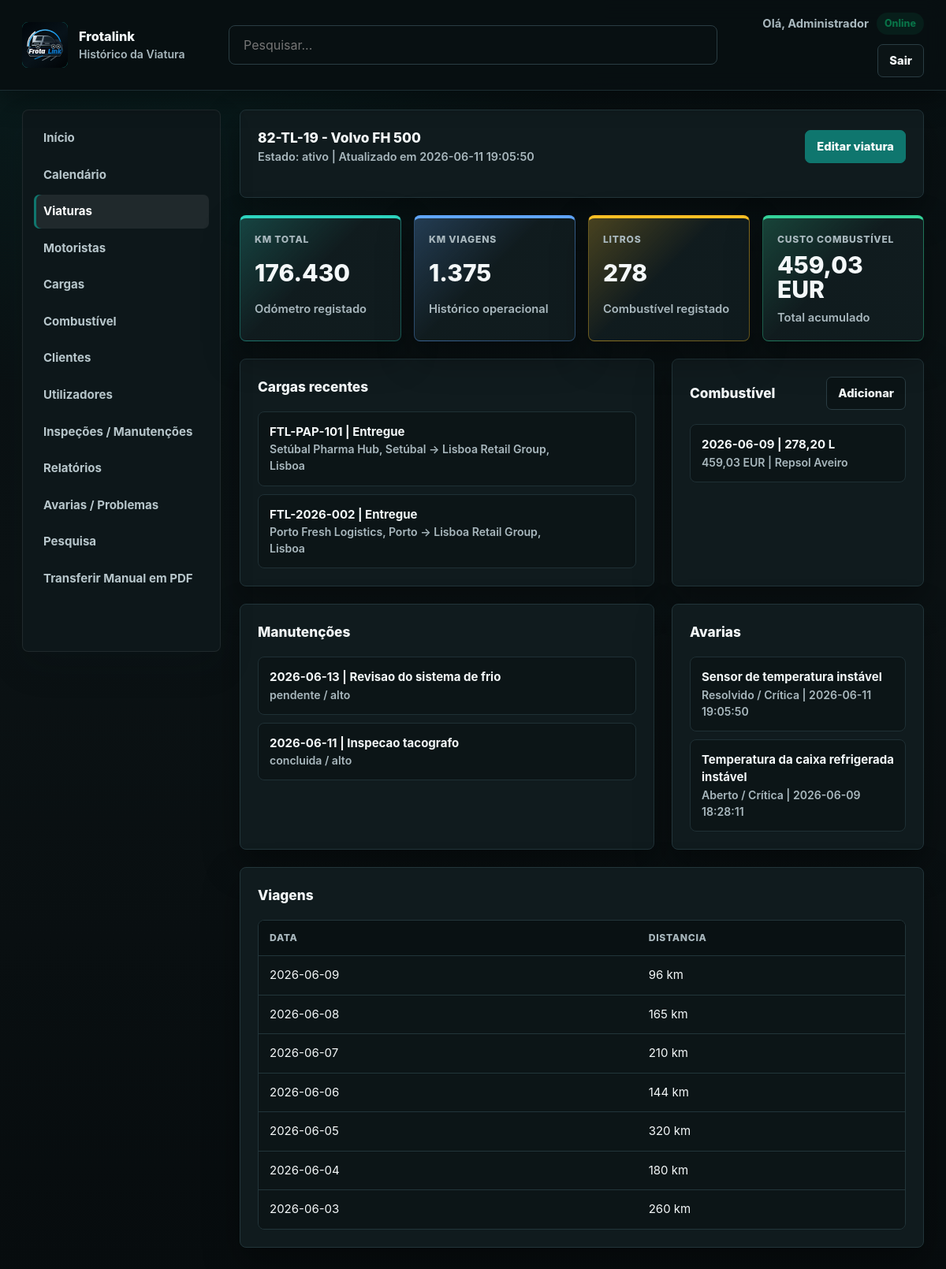
The page /frotas/viaturas_historico.php?id=8 (signed in) on the database its author committed.
### tables this page shows
CREATE TABLE `veiculos` (
  `id` int(11) NOT NULL,
  `matricula` varchar(20) NOT NULL,
  `modelo` varchar(100) NOT NULL,
  `status` enum('ativo','em_manutencao','ocioso') NOT NULL DEFAULT 'ativo',
  `km_total` int(11) NOT NULL DEFAULT 0,
  `consumo_medio` decimal(4,1) NOT NULL DEFAULT 0.0,
  `lat` decimal(10,7) DEFAULT NULL,
  `lon` decimal(10,7) DEFAULT NULL,
  `updated_at` timestamp NOT NULL DEFAULT current_timestamp() ON UPDATE current_timestamp()
);

CREATE TABLE `cargas` (
  `id` int(11) NOT NULL,
  `codigo_rastreio` varchar(100) DEFAULT NULL,
  `estado_carga` enum('Pendente','Em Trânsito','Entregue','Cancelada') NOT NULL DEFAULT 'Pendente',
  `descricao` text DEFAULT NULL,
  `tipo_carga` varchar(100) DEFAULT NULL,
  `peso_kg` decimal(12,3) DEFAULT 0.000,
  `volume_m3` decimal(12,3) DEFAULT 0.000,
  `quantidade_paletes` int(11) DEFAULT 0,
  `local_recolha` varchar(255) DEFAULT NULL,
  `data_hora_recolha_prevista` datetime DEFAULT NULL,
  `data_hora_recolha_real` datetime DEFAULT NULL,
  `local_entrega` varchar(255) DEFAULT NULL,
  `data_hora_entrega_prevista` datetime DEFAULT NULL,
  `data_hora_entrega_real` datetime DEFAULT NULL,
  `cliente_id` int(11) DEFAULT NULL,
  `valor_transporte` decimal(12,2) DEFAULT 0.00,
  `pago` tinyint(1) DEFAULT 0,
  `viatura_id` int(11) DEFAULT NULL,
  `motorista_id` int(11) DEFAULT NULL,
  `created_at` timestamp NOT NULL DEFAULT current_timestamp()
);

CREATE TABLE `abastecimentos` (
  `id` int(11) NOT NULL,
  `veiculo_id` int(11) NOT NULL,
  `motorista_id` int(11) DEFAULT NULL,
  `data_abastecimento` date NOT NULL,
  `litros` decimal(10,2) NOT NULL DEFAULT 0.00,
  `custo_total` decimal(10,2) NOT NULL DEFAULT 0.00,
  `odometro_km` int(11) DEFAULT NULL,
  `posto` varchar(180) DEFAULT NULL,
  `observacoes` text DEFAULT NULL,
  `criado_em` timestamp NOT NULL DEFAULT current_timestamp()
);

CREATE TABLE `manutencoes` (
  `id` int(11) NOT NULL,
  `veiculo_id` int(11) NOT NULL,
  `tipo` varchar(100) NOT NULL,
  `status` enum('pendente','concluida') NOT NULL DEFAULT 'pendente',
  `criticidade` enum('critico','alto','medio','baixo') NOT NULL DEFAULT 'medio',
  `descricao` text DEFAULT NULL,
  `data_agendada` date NOT NULL
);

CREATE TABLE `avarias_problemas` (
  `id` int(11) NOT NULL,
  `titulo` varchar(180) NOT NULL,
  `descricao` text NOT NULL,
  `prioridade` enum('Baixa','Média','Alta','Crítica') NOT NULL DEFAULT 'Média',
  `status` enum('Aberto','Em análise','Resolvido','Fechado') NOT NULL DEFAULT 'Aberto',
  `viatura_id` int(11) DEFAULT NULL,
  `carga_id` int(11) DEFAULT NULL,
  `reportado_por_id` int(11) DEFAULT NULL,
  `resolvido_por_id` int(11) DEFAULT NULL,
  `resposta_gestor` text DEFAULT NULL,
  `criado_em` timestamp NOT NULL DEFAULT current_timestamp(),
  `atualizado_em` timestamp NOT NULL DEFAULT current_timestamp() ON UPDATE current_timestamp()
);

CREATE TABLE `viagens` (
  `id` int(11) NOT NULL,
  `veiculo_id` int(11) NOT NULL,
  `data_viagem` date NOT NULL,
  `distancia_km` int(11) NOT NULL
);

### frotas/viaturas_historico.php (the view, shortened to what this page needs)
<?php
$conn = getDbConnection();
$id = (int) ($_GET['id'] ?? 0);
$stmt = $conn->prepare('SELECT * FROM veiculos WHERE id = ?');
$stmt->bind_param('i', $id);
$stmt->execute();
$vehicle = $stmt->get_result()->fetch_assoc();
function fetchRows(mysqli $conn, string $sql, int $id): array {
    $rows = [];
    $stmt = $conn->prepare($sql);
    if ($stmt) {
        $stmt->bind_param('i', $id);
        $stmt->execute();
        $res = $stmt->get_result();
        while ($row = $res->fetch_assoc()) {
            $rows[] = $row;
        }
    }
    return $rows;
}
$cargas = fetchRows($conn, "SELECT c.codigo_rastreio, c.estado_carga, c.local_recolha, c.local_entrega, c.data_hora_entrega_prevista, m.nome_completo FROM cargas c LEFT JOIN motoristas m ON c.motorista_id = m.id WHERE c.viatura_id = ? ORDER BY c.created_at DESC LIMIT 8", $id);
$viagens = fetchRows($conn, 'SELECT data_viagem, distancia_km FROM viagens WHERE veiculo_id = ? ORDER BY data_viagem DESC LIMIT 8', $id);
$manutencoes = fetchRows($conn, "SELECT tipo, status, criticidade, descricao, data_agendada FROM manutencoes WHERE veiculo_id = ? ORDER BY data_agendada DESC LIMIT 8", $id);
$avarias = fetchRows($conn, "SELECT titulo, prioridade, status, criado_em FROM avarias_problemas WHERE viatura_id = ? ORDER BY criado_em DESC LIMIT 8", $id);
$combustivel = fetchRows($conn, "SELECT data_abastecimento, litros, custo_total, odometro_km, posto FROM abastecimentos WHERE veiculo_id = ? ORDER BY data_abastecimento DESC, id DESC LIMIT 8", $id);
$statsStmt = $conn->prepare("SELECT COALESCE(SUM(distancia_km),0) AS km_viagens FROM viagens WHERE veiculo_id = ?");
$statsStmt->bind_param('i', $id);
$statsStmt->execute();
$kmViagens = (int) ($statsStmt->get_result()->fetch_assoc()['km_viagens'] ?? 0);
$fuelStmt = $conn->prepare("SELECT COALESCE(SUM(litros),0) AS litros, COALESCE(SUM(custo_total),0) AS custo FROM abastecimentos WHERE veiculo_id = ?");
$fuelStmt->bind_param('i', $id);
$fuelStmt->execute();
$fuelStats = $fuelStmt->get_result()->fetch_assoc();
?>
<!DOCTYPE html>
<html lang="pt-PT">
<head>
    <link rel="stylesheet" href="layout.css">
</head>
<body class="dashboard-page">
    <header class="topbar">
        <div class="brand"><button type="button" class="brand-logo" onclick="window.location.href='index.php'" aria-label="Página principal"><img src="assets/logo.svg" alt="Frotalink"></button><div><p class="brand-title">Frotalink</p><span class="brand-subtitle">Histórico da Viatura</span></div></div>
        <form class="topbar-search" method="get" action="pesquisa.php"><input type="search" name="q" placeholder="Pesquisar..." aria-label="Pesquisar"></form>
        <div class="topbar-actions"><div class="topbar-stats"><span>Olá, <?php echo htmlspecialchars($_SESSION['user']); ?></span><span class="status-pill status-active">Online</span></div><a class="button secondary" href="logout.php">Sair</a></div>
    </header>
    <div class="page-layout">
        <?php include 'sidebar.php'; ?>
        <main class="dashboard-content">
            <section class="widget">
                <div class="widget-header">
                    <div><h2><?php echo htmlspecialchars($vehicle['matricula'] . ' - ' . $vehicle['modelo']); ?></h2><p class="section-subtitle">Estado: <?php echo htmlspecialchars($vehicle['status']); ?> | Atualizado em <?php echo htmlspecialchars($vehicle['updated_at']); ?></p></div>
                    <a class="button" href="viaturas_editar.php?id=<?php echo urlencode($id); ?>">Editar viatura</a>
                </div>
            </section>
            <section class="dashboard-cards compact-cards">
                <article class="metric-card"><span class="metric-title">KM total</span><strong class="metric-value"><?php echo htmlspecialchars(number_format((int) $vehicle['km_total'], 0, ',', '.')); ?></strong><span class="metric-caption">Odómetro registado</span></article>
                <article class="metric-card"><span class="metric-title">KM viagens</span><strong class="metric-value"><?php echo htmlspecialchars(number_format($kmViagens, 0, ',', '.')); ?></strong><span class="metric-caption">Histórico operacional</span></article>
                <article class="metric-card"><span class="metric-title">Litros</span><strong class="metric-value"><?php echo htmlspecialchars(number_format((float) $fuelStats['litros'], 0, ',', '.')); ?></strong><span class="metric-caption">Combustível registado</span></article>
                <article class="metric-card"><span class="metric-title">Custo combustível</span><strong class="metric-value"><?php echo htmlspecialchars(number_format((float) $fuelStats['custo'], 2, ',', '.')); ?> EUR</strong><span class="metric-caption">Total acumulado</span></article>
            </section>
            <section class="dashboard-bottom">
                <article class="widget"><div class="widget-header"><h2>Cargas recentes</h2></div><?php if ($cargas): ?><ul class="alert-list"><?php foreach ($cargas as $row): ?><li><strong><?php echo htmlspecialchars(($row['codigo_rastreio'] ?: '-') . ' | ' . $row['estado_carga']); ?></strong><span class="table-muted"><?php echo htmlspecialchars($row['local_recolha'] . ' -> ' . $row['local_entrega']); ?></span></li><?php endforeach; ?></ul><?php else: ?><p class="empty-state">Sem cargas registadas.</p><?php endif; ?></article>
                <article class="widget"><div class="widget-header"><h2>Combustível</h2><a class="button secondary" href="combustivel_listar.php">Adicionar</a></div><?php if ($combustivel): ?><ul class="alert-list"><?php foreach ($combustivel as $row): ?><li><strong><?php echo htmlspecialchars($row['data_abastecimento'] . ' | ' . number_format((float) $row['litros'], 2, ',', '.') . ' L'); ?></strong><span class="table-muted"><?php echo htmlspecialchars(number_format((float) $row['custo_total'], 2, ',', '.') . ' EUR | ' . ($row['posto'] ?: '-')); ?></span></li><?php endforeach; ?></ul><?php else: ?><p class="empty-state">Sem abastecimentos.</p><?php endif; ?></article>
            </section>
            <section class="dashboard-bottom">
                <article class="widget"><div class="widget-header"><h2>Manutenções</h2></div><?php if ($manutencoes): ?><ul class="alert-list"><?php foreach ($manutencoes as $row): ?><li><strong><?php echo htmlspecialchars($row['data_agendada'] . ' | ' . $row['tipo']); ?></strong><span class="table-muted"><?php echo htmlspecialchars($row['status'] . ' / ' . $row['criticidade']); ?></span></li><?php endforeach; ?></ul><?php else: ?><p class="empty-state">Sem manutenções.</p><?php endif; ?></article>
                <article class="widget"><div class="widget-header"><h2>Avarias</h2></div><?php if ($avarias): ?><ul class="alert-list"><?php foreach ($avarias as $row): ?><li><strong><?php echo htmlspecialchars($row['titulo']); ?></strong><span class="table-muted"><?php echo htmlspecialchars($row['status'] . ' / ' . $row['prioridade'] . ' | ' . $row['criado_em']); ?></span></li><?php endforeach; ?></ul><?php else: ?><p class="empty-state">Sem avarias registadas.</p><?php endif; ?></article>
            </section>
            <section class="widget"><div class="widget-header"><h2>Viagens</h2></div><?php if ($viagens): ?><div class="table-responsive"><table><thead><tr><th>Data</th><th>Distancia</th></tr></thead><tbody><?php foreach ($viagens as $row): ?><tr><td><?php echo htmlspecialchars($row['data_viagem']); ?></td><td><?php echo htmlspecialchars(number_format((int) $row['distancia_km'], 0, ',', '.')); ?> km</td></tr><?php endforeach; ?></tbody></table></div><?php else: ?><p class="empty-state">Sem viagens registadas.</p><?php endif; ?></section>
        </main>
    </div>
</body>
</html>

### rows shown on the page
veiculos: matricula+modelo "82-TL-19 - Volvo FH 500", status "ativo", updated_at "2026-06-11 19:05:50", km_total "176.430"
cargas: codigo_rastreio+estado_carga "FTL-PAP-101 | Entregue", local_recolha+local_entrega "Setúbal Pharma Hub, Setúbal -> Lisboa Retail Group, Lisboa"
cargas: codigo_rastreio+estado_carga "FTL-2026-002 | Entregue", local_recolha+local_entrega "Porto Fresh Logistics, Porto -> Lisboa Retail Group, Lisboa"
abastecimentos: data_abastecimento+litros "2026-06-09 | 278,20 L", custo_total+posto "459,03 EUR | Repsol Aveiro"
manutencoes: data_agendada+tipo "2026-06-13 | Revisao do sistema de frio", status+criticidade "pendente / alto"
manutencoes: data_agendada+tipo "2026-06-11 | Inspecao tacografo", status+criticidade "concluida / alto"
avarias_problemas: titulo "Sensor de temperatura instável", status+prioridade+criado_em "Resolvido / Crítica | 2026-06-11 19:05:50"
avarias_problemas: titulo "Temperatura da caixa refrigerada instável", status+prioridade+criado_em "Aberto / Crítica | 2026-06-09 18:28:11"
viagens: data_viagem "2026-06-09", distancia_km "96"
viagens: data_viagem "2026-06-08", distancia_km "165"
viagens: data_viagem "2026-06-07", distancia_km "210"
viagens: data_viagem "2026-06-06", distancia_km "144"
viagens: data_viagem "2026-06-05", distancia_km "320"
viagens: data_viagem "2026-06-04", distancia_km "180"
viagens: data_viagem "2026-06-03", distancia_km "260"

### other values the page prints
$_SESSION['user'] "Administrador"
$kmViagens "1.375"
$fuelStats['litros'] "278"
$fuelStats['custo'] "459,03"
